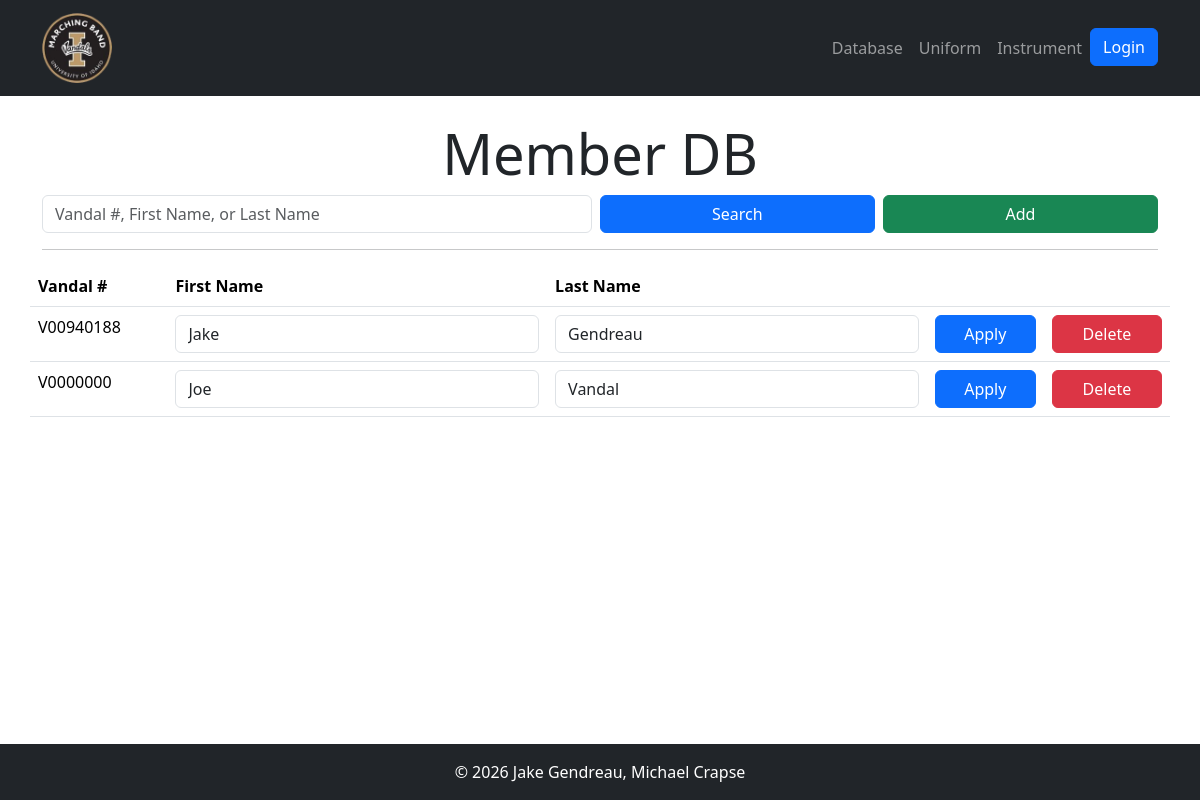
Page /vmb/database/member_db/ on the earlier database version.
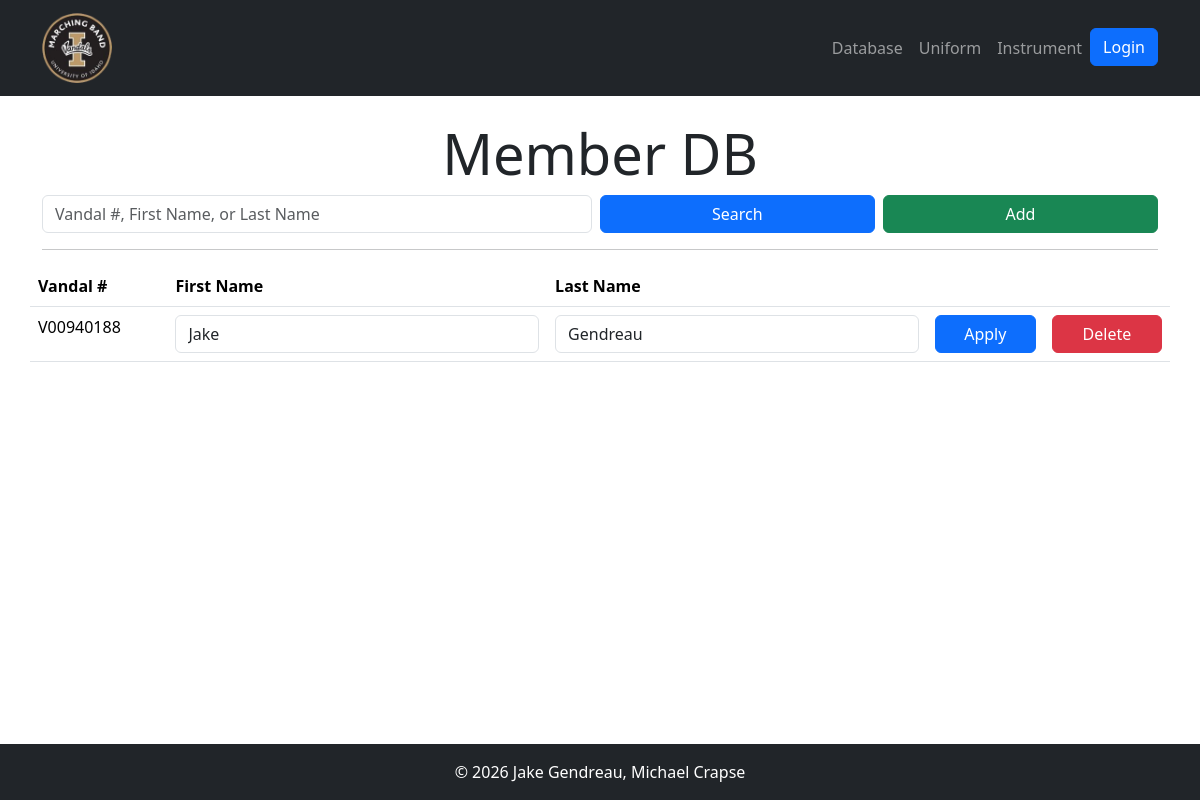
Same page on the later database version.
### inventory/models.py (models this page shows, shortened)
class Member(models.Model):
    vandal_number = models.CharField(max_length=16, primary_key=True)
    last_name = models.CharField(max_length=64)
    first_name = models.CharField(max_length=64)

### inventory/views.py (the view)
# urls.py: path("database/member_db/", views.member_db, name="member_db"),
def member_db(request):
    members = Member.objects.all()
    query = request.GET.get('search_box', '').strip()
    if query:
        members = members.filter(
            Q(vandal_number__icontains=query) |
            Q(last_name__icontains=query) |
            Q(first_name__icontains=query)
        )
    return render(request, "vmbsite/member_db.html", {'members': members})

### inventory/templates/vmbsite/member_db.html (shortened to what this page needs)
{% extends "vmbsite/base.html" %}
{% load static %}
{% block content %}
<div class="row">
    <div class="col-md-8 mx-auto text-center">
        <h1 class="display-4">Member DB</h1>
    </div>
</div>
<div class="row">
    <form id="member-form">
        <div class="d-flex gap-2 align-items-center">
            <input type="text" id="search_box" class="form-control w-50" name="search_box" placeholder="Vandal #, First Name, or Last Name">
            <button type="submit" id="submit-btn" class="btn btn-primary w-25">Search</button>
            <button type="button" class="btn btn-success w-25" data-bs-toggle="modal" data-bs-target="#addMemberModal">
                Add
            </button>
        </div>
    </form>
</div>
<hr>
<div class="row">
    <table class="table">
    <thead>
        <tr>
        <th scope="col">Vandal #</th>
        <th scope="col">First Name</th>
        <th scope="col">Last Name</th>
        <th scope="col"></th>
        <th scope="col"></th>
        </tr>
    </thead>
    <tbody>
        {% for member in members %}
        <tr data-id="{{ member.vandal_number }}">
            <td>{{ member.vandal_number }}</td>
            <td><input type="text" class="form-control first-name" value="{{ member.first_name }}"></td>
            <td><input type="text" class="form-control last-name" value="{{ member.last_name }}"></td>
            <td><button class="btn btn-primary update-btn w-100">Apply</button></td>
            <td><button class="btn btn-danger delete-btn w-100">Delete</button></td>
        </tr>
        {% empty %}
        <tr>
            <td colspan="5" class="text-center text-muted">No members found in the database.</td>
        </tr>
        {% endfor %}
    </tbody>
    </table>
</div>
{% endblock %}

Differences in the rows shown:
removed Member: vandal_number "V0000000", first_name "Joe", last_name "Vandal"
